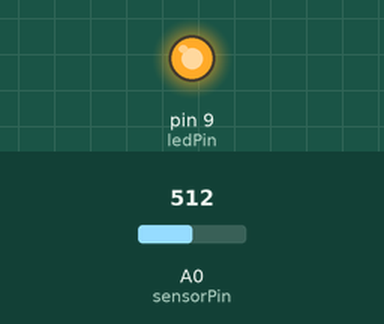
The sketch below on a simulated Arduino Uno, built with avr-gcc and run on an emulated ATmega328P. Parts: output pins drawn as LEDs (lit = HIGH). Inputs (shaded band) come from the test bench; at power-on: A0 (sensorPin) = 512. What the sketch prints to the serial monitor is not drawn.

Above: at 0.1 s.
Timing chart, 0 to 1.6 s (numbered marks = the images above):
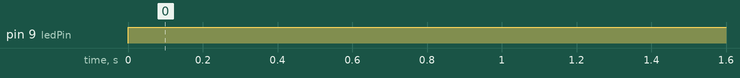

Measured:
- by itself, pin 9 (ledPin): LOW → HIGH at 0.00 s

The sketch:

Circuit_06.ino
```cpp
/*

Example sketch 06

PHOTO RESISTOR

  Use a photoresistor (light sensor) to control the brightness
  of a LED.

Hardware connections:

  Photo resistor:

    Connect one side of the photoresistor to 5 Volts (5V).
    Connect the other side of the photoresistor to ANALOG pin 0.
    Connect a 10K resistor between ANALOG pin 0 and GND.

    This creates a voltage divider, with the photoresistor one
    of the two resistors. The output of the voltage divider
    (connected to A0) will vary with the light level.

  LED:

    Connect the positive side (long leg) of the LED to
    digital pin 9. (To vary the brightness, this pin must
    support PWM, which is indicated by "~" or "PWM" on the
    Arduino itself.)

    Connect the negative side of the LED (short leg) to a
    330 Ohm resistor.

    Connect the other side of the resistor to GND.

This sketch was written by SparkFun Electronics,
with lots of help from the Arduino community.
This code is completely free for any use.
Visit http://www.arduino.cc to learn about the Arduino.

Version 2.0 6/2012 MDG
*/


// As usual, we'll create constants to name the pins we're using.
// This will make it easier to follow the code below.

const int sensorPin = A0;
const int ledPin = 9;

// We'll also set up some global variables for the light level:

int lightLevel, high = 0, low = 1023;


void setup()
{
  // We'll set up the LED pin to be an output.
  // (We don't need to do anything special to use the analog input.)

  pinMode(ledPin, OUTPUT);
  pinMode(sensorPin, INPUT);
    Serial.begin(115200);           // set up Serial library at 9600 bps

}


void loop()
{
  // Just as we've done in the past, we'll use the analogRead()
  // function to measure the voltage coming from the photoresistor
  // resistor pair. This number can range between 0 (0 Volts) and
  // 1023 (5 Volts), but this circuit will have a smaller range
  // between dark and light.

  lightLevel = analogRead(sensorPin);
  Serial.println(lightLevel);

  // We now want to use this number to control the brightness of
  // the LED. But we have a problem: the analogRead() function
  // returns values between 0 and 1023, and the analogWrite()
  // function wants values from 0 to 255.

  // We can solve this by using two handy functions called map()
  // and constrain(). Map will change one range of values into
  // another range. If we tell map() our "from" range is 0-1023,
  // and our "to" range is 0-255, map() will squeeze the larger
  // range into the smaller. (It can do this for any two ranges.)

  // lightLevel = map(lightLevel, 0, 1023, 0, 255);

  // Because map() could still return numbers outside the "to"
  // range, (if they're outside the "from" range), we'll also use
  // a function called constrain() that will "clip" numbers into
  // a given range. If the number is above the range, it will reset
  // it to be the highest number in the range. If the number is
  // below the range, it will reset it to the lowest number.
  // If the number is within the range, it will stay the same.

  // lightLevel = constrain(lightLevel, 0, 255);

  // Here's one last thing to think about. The circuit we made
  // won't have a range all the way from 0 to 5 Volts. It will
  // be a smaller range, such as 300 (dark) to 800 (light).
  // If we just pass this number directly to map(), the LED will
  // change brightness, but it will never be completely off or
  // completely on.

  // You can fix this two ways, each of which we'll show
  // in the functions below. Uncomment ONE of them to
  // try it out:

  //
  manualTune();  // manually change the range from light to dark

  autoTune();  // have the Arduino do the work for us!

  // The above functions will alter lightLevel to be cover the
  // range from full-on to full-off. Now we can adjust the
  // brightness of the LED:

//  analogWrite(ledPin, lightLevel);
  digitalWrite(ledPin, HIGH);

  // The above statement will brighten the LED along with the
  // light level. To do the opposite, replace "lightLevel" in the
  // above analogWrite() statement with "255-lightLevel".
  // Now you've created a night-light!
}


void manualTune()
{
  // As we mentioned above, the light-sensing circuit we built
  // won't have a range all the way from 0 to 1023. It will likely
  // be more like 300 (dark) to 800 (light). If you run this sketch
  // as-is, the LED won't fully turn off, even in the dark.

  // You can accommodate the reduced range by manually
  // tweaking the "from" range numbers in the map() function.
  // Here we're using the full range of 0 to 1023.
  // Try manually changing this to a smaller range (300 to 800
  // is a good guess), and try it out again. If the LED doesn't
  // go completely out, make the low number larger. If the LED
  // is always too bright, make the high number smaller.

  // Remember you're JUST changing the 0, 1023 in the line below!

  lightLevel = map(lightLevel, 0, 1023, 0, 255);
  lightLevel = constrain(lightLevel, 0, 255);

  // Now we'll return to the main loop(), and send lightLevel
  // to the LED.
}


void autoTune()
{
  // As we mentioned above, the light-sensing circuit we built
  // won't have a range all the way from 0 to 1023. It will likely
  // be more like 300 (dark) to 800 (light).

  // In the manualTune() function above, you need to repeatedly
  // change the values and try the program again until it works.
  // But why should you have to do that work? You've got a
  // computer in your hands that can figure things out for itself!

  // In this function, the Arduino will keep track of the highest
  // and lowest values that we're reading from analogRead().

  // If you look at the top of the sketch, you'll see that we've
  // initialized "low" to be 1023. We'll save anything we read
  // that's lower than that:

  if (lightLevel < low)
  {
    low = lightLevel;
  }

  // We also initialized "high" to be 0. We'll save anything
  // we read that's higher than that:

  if (lightLevel > high)
  {
    high = lightLevel;
  }

  // Once we have the highest and lowest values, we can stick them
  // directly into the map() function. No manual tweaking needed!

  // One trick we'll do is to add a small offset to low and high,
  // to ensure that the LED is fully-off and fully-on at the limits
  // (otherwise it might flicker a little bit).

  lightLevel = map(lightLevel, low+30, high-30, 0, 255);
  lightLevel = constrain(lightLevel, 0, 255);

  // Now we'll return to the main loop(), and send lightLevel
  // to the LED.
}
```
